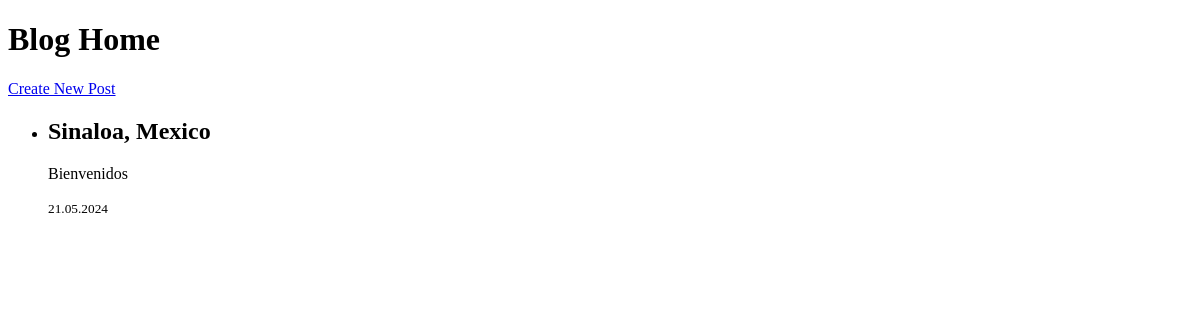
Before: / with the older database file.
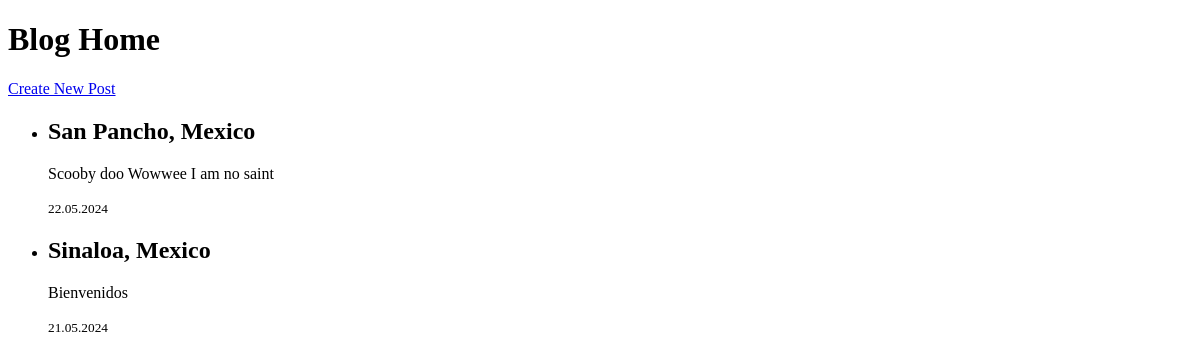
After: the same page with the newer database file.
### app.py (models this page shows)
class BlogPost(db.Model):
    id = db.Column(db.Integer, primary_key=True)
    title =db.Column(db.String(100), nullable=False)
    content = db.Column(db.Text, nullable=False)
    date = db.Column(db.DateTime, nullable=False, default=datetime.now(timezone.utc))

### app.py (the view)
@app.route('/')
def home():
    posts = BlogPost.query.order_by(BlogPost.date.desc()).all()
    return render_template('home.html', posts=posts)

### templates/home.html (shortened to what this page needs)
<!DOCTYPE html>
<html lang="en">
<head>
</head>
<body>
    <h1>Blog Home</h1>
    <a href="{{ url_for('new_post') }}">Create New Post</a>
    <ul>
        {% for post in posts %}
        <li>
            <h2>{{ post.title }}</h2>
            <p>{{ post.content }}</p>
            <p><small>{{ post.date.strftime('%d.%m.%Y') }}</small></p>
        </li>
        {% endfor %}
    </ul>
</body>
</html>

Changed rows visible on the page:
added BlogPost: title "San Pancho, Mexico", content "Scooby doo Wowwee I am no saint", date "22.05.2024"
